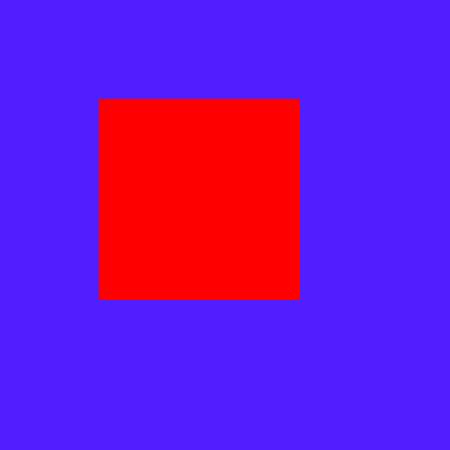
%> input picture HDR-tonemap-image-matting/blue.png, 450 x 450 px
$ octave main_2.m   (GNU Octave 9; MATLAB toolbox functions it lacks are replaced by stand-ins)
%> lines starting %> are read from the running program, lines starting %| are printed output that depends on the picture; in (x1, y1, x2, y2) boxes, pixels count from 0 and x2, y2 are one past the last pixel; in counts of white or black regions, pixels touching at a corner belong together; the program's own positions count from 1
### HDR-tonemap-image-matting/matting.m
function [ alpha ] = matting( I1, I2 )
% [6 lines of commented-out code are left out]

alpha = zeros(size(I1,1), size(I1,2),... % Initialize alpha
    size(I1,3));
%%

% Applying the formula to get all the three channels of alpha.
for i = 1:size(alpha(:,:,1),1)
    for j = 1:size(alpha(:,:,1),2)
        alpha(i,j,1) = 1 - ((I1(i,j,1) - I2(i,j,1))/...
            (I1(1,1,1) - I2(1,1,1)));
        alpha(i,j,2) = 1 - ((I1(i,j,2) - I2(i,j,2))/...
            (I1(1,1,2) - I2(1,1,2)));
        alpha(i,j,3) = 1 - ((I1(i,j,3) - I2(i,j,3))/...
            (I1(1,1,3) - I2(1,1,3)));
    end
end
end

### HDR-tonemap-image-matting/main_2.m
clc; clear all; close all;

%%
% Import the Blue Screen and the green Screen Image.
BlueScreen = double(imread('blue.png'));
GreenScreen = double(imread('green.png'));
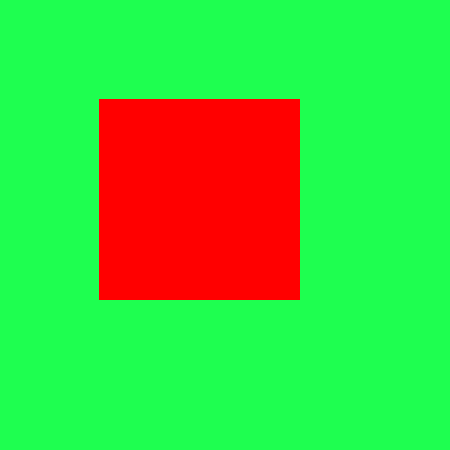
%> input picture HDR-tonemap-image-matting/green.png, 450 x 450 px
figure;
imshow(uint8(BlueScreen));
title('Image with Blue Screen Back Ground');
figure;
imshow(uint8(GreenScreen));
title('Image with Green Screen Back Ground');

%%
% Compute the alpha value from the matting function
alpha = matting(BlueScreen, GreenScreen);
%> after the loop in matting, `for i = 1:size(alpha(:,:,1),1)`:
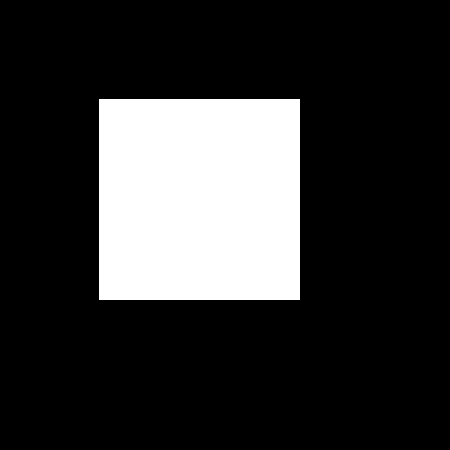
%> alpha: size 450x450x3 double; values 0 (black) and 1 (white), 20% white; 1 white region, box (x1, y1, x2, y2) and area: (99, 99, 300, 300) 40401
figure;
imshow(alpha);
title('Display of the alpha matte that is obtained');
%%
% Extracting the foreground from the Blue Screen image.
FG = alpha.*BlueScreen;
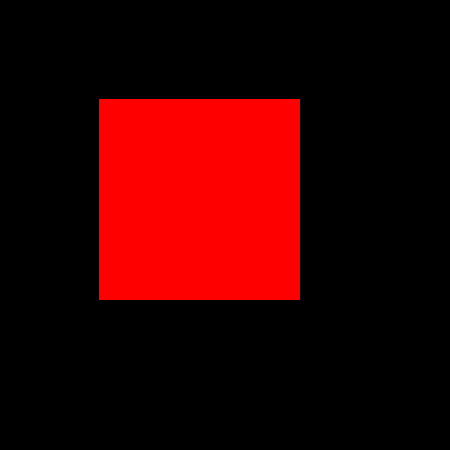
%> FG: size 450x450x3 double; mean R, G, B 50.9, 0, 0
figure;
imshow(FG);
title('Foreground Extracted after applying the matte')

% Import the background to which the foreground is to be
% transferred.

BG = double(imread('background.JPG'));
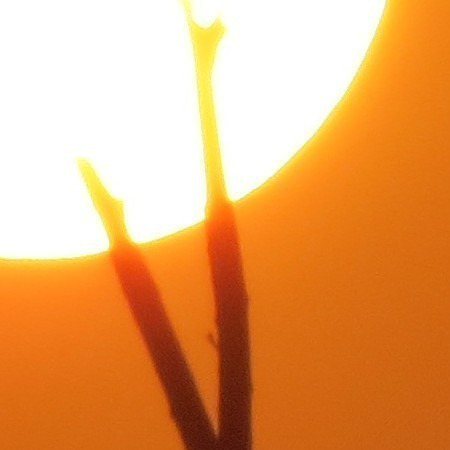
%> input picture HDR-tonemap-image-matting/background.JPG, 450 x 450 px
figure;
imshow(uint8(BG));
title('Background on which the matte is to be applied');
% Find the final Matted image from the equation
% I = alpha*Foreground + (1 - alpha)*Background

I = alpha.*FG + (1.0 - alpha).*BG;
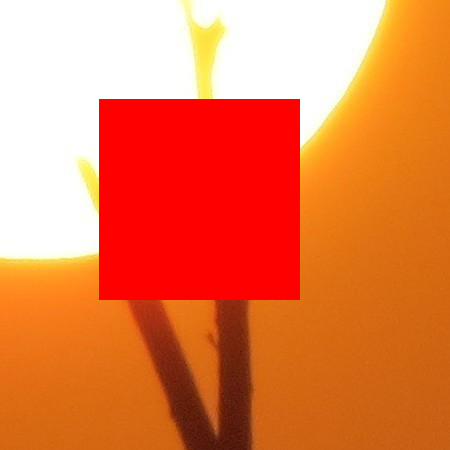
%> I: size 450x450x3 double; mean R, G, B 233.6, 125.6, 76.3

% Display the final Matted image
figure;
imshow(uint8(I));
title('Final image obtained after Matting');
